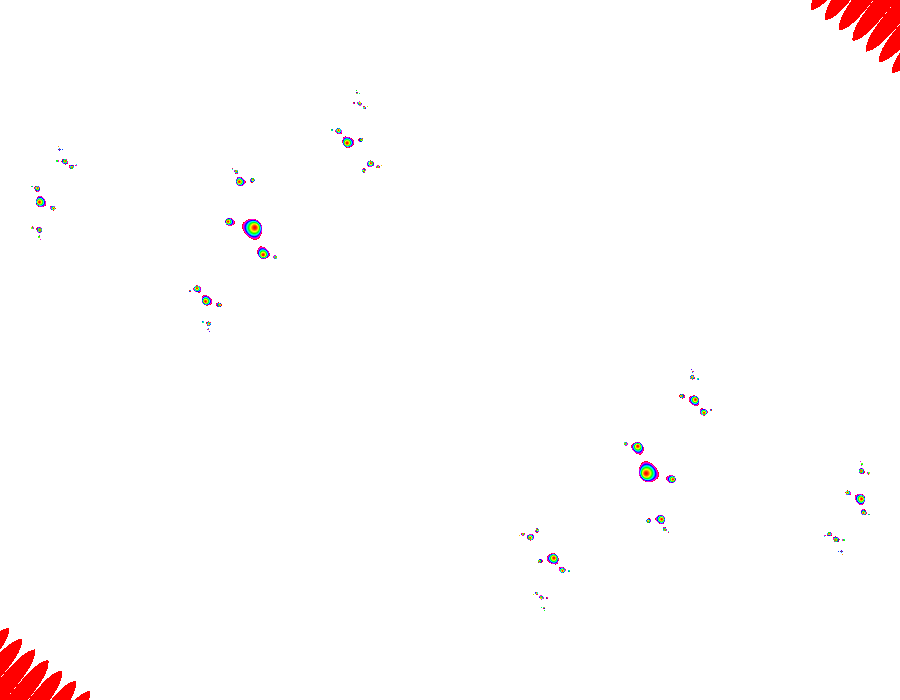
Frame 1 (no input)
Frame 60 (the mouse pressed at the canvas centre just before this capture): identical to frame 1, image omitted
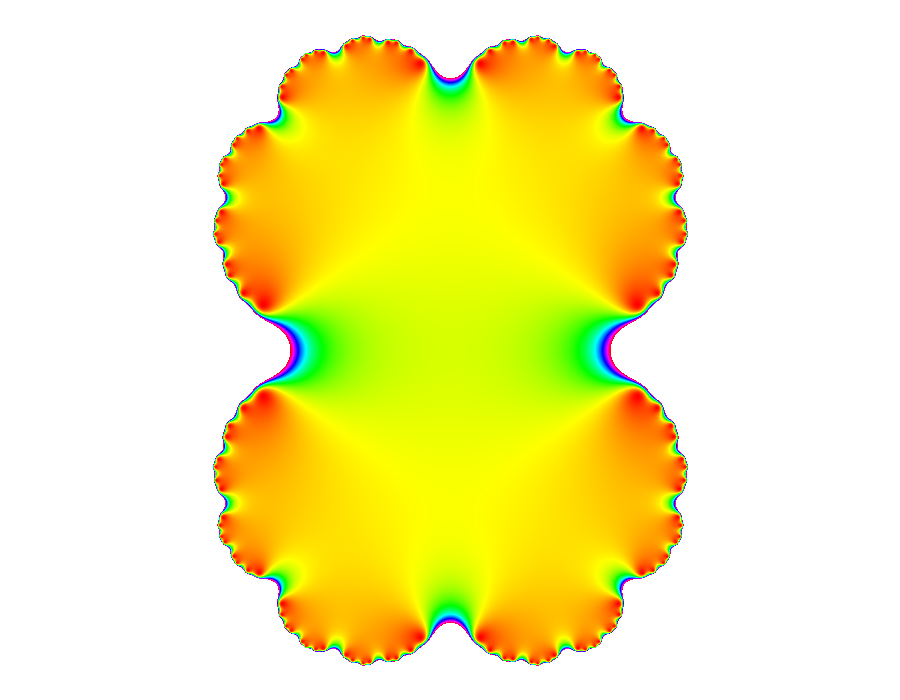
Frame 120 (the mouse held since frame 60 and released just before this capture)

The Processing sketch that drew these frames (run headless with seeded random() and noise(); from frame 60 on, the mouse is pressed at the canvas centre):

// Processing sketch: GA8_3_Julia_set
// ── GA8_3_Julia_set.pde

void setup() {
  size(900,700);
  colorMode(HSB);
}
void draw() {
  float a = map(mouseX, 0, height, -1, 1);
  float b = map(mouseY, 0, height, -1, 1);
  loadPixels();
  for (int i=0; i<height; i++) 
    for (int j=0; j<width; j++) 
      pixels[i*width + j]= colorAt(i, j, a, b);
  updatePixels();
}
color colorAt(int i, int j, float a, float b) {
  float x= 2.4*(j-width*0.5)/height;
  float y= 2.4*(i-height*0.5)/height;
  for (int n = 0; n < 7; n++) {
    float nx = x * x-y * y + a;
    float ny = 2 * x * y + +b;
    x = nx;
    y = ny;
  }
  float v=x*x+y*y;
  return 150*v>255?color(255):color(150*v, 255, 255);
  // return color(x*y<0?255:0);
}
